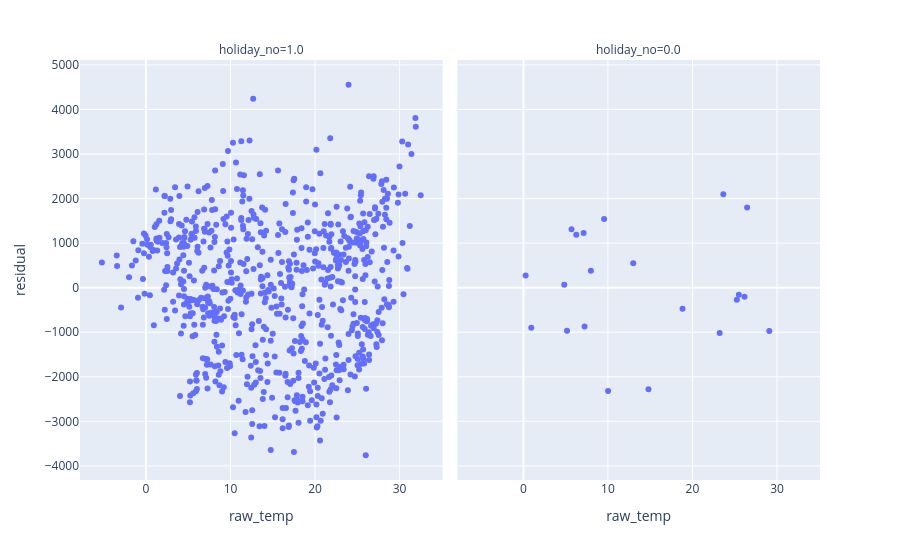

Here is the notebook cell this chart was saved with:
### Code cell
fig = px.scatter(DF4,x='raw_temp',y='residual',
                 facet_col='holiday_no'
                )
fig.show()

### Figure 1 — Plotly figure (JSON) as saved in the notebook; plotly's stock layout.template omitted (floating-point values rounded to 4 significant figures; data arrays with more than 128 entries replaced by an {"elided": "..."} marker saying what was removed)
{"data": [{"hovertemplate": "holiday_no=1.0<br>raw_temp=%{x}<br>residual=%{y}<extra></extra>", "legendgroup": "", "marker": {"color": "#636efa", "symbol": "circle"}, "mode": "markers", "name": "", "orientation": "v", "showlegend": false, "type": "scatter", "x": {"elided": "710 float values"}, "xaxis": "x", "y": {"elided": "710 float values"}, "yaxis": "y"}, {"hovertemplate": "holiday_no=0.0<br>raw_temp=%{x}<br>residual=%{y}<extra></extra>", "legendgroup": "", "marker": {"color": "#636efa", "symbol": "circle"}, "mode": "markers", "name": "", "orientation": "v", "showlegend": false, "type": "scatter", "x": [0.2642, 6.257, 12.99, 26.47, 26.15, 23.65, 18.83, 7.236, 9.547, 7.122, 4.833, 0.93, 5.16, 23.22, 25.49, 29.09, 25.25, 10.02, 14.79, 7.98, 5.691], "xaxis": "x2", "y": [274.4, 1189.0, 546.3, 1798.0, -201.3, 2095.0, -471.0, -873.1, 1542.0, 1224.0, 63.91, -898.1, -965.1, -1016.0, -156.9, -972.8, -270.4, -2319.0, -2282.0, 381.7, 1312.0], "yaxis": "y2"}], "layout": {"annotations": [{"font": {}, "showarrow": false, "text": "holiday_no=1.0", "x": 0.245, "xanchor": "center", "xref": "paper", "y": 1, "yanchor": "bottom", "yref": "paper"}, {"font": {}, "showarrow": false, "text": "holiday_no=0.0", "x": 0.755, "xanchor": "center", "xref": "paper", "y": 1, "yanchor": "bottom", "yref": "paper"}], "legend": {"tracegroupgap": 0}, "margin": {"t": 60}, "xaxis": {"anchor": "y", "domain": [0, 0.49], "title": {"text": "raw_temp"}}, "xaxis2": {"anchor": "y2", "domain": [0.51, 1], "matches": "x", "title": {"text": "raw_temp"}}, "yaxis": {"anchor": "x", "domain": [0, 1], "title": {"text": "residual"}}, "yaxis2": {"anchor": "x2", "domain": [0, 1], "matches": "y", "showticklabels": false}}}
